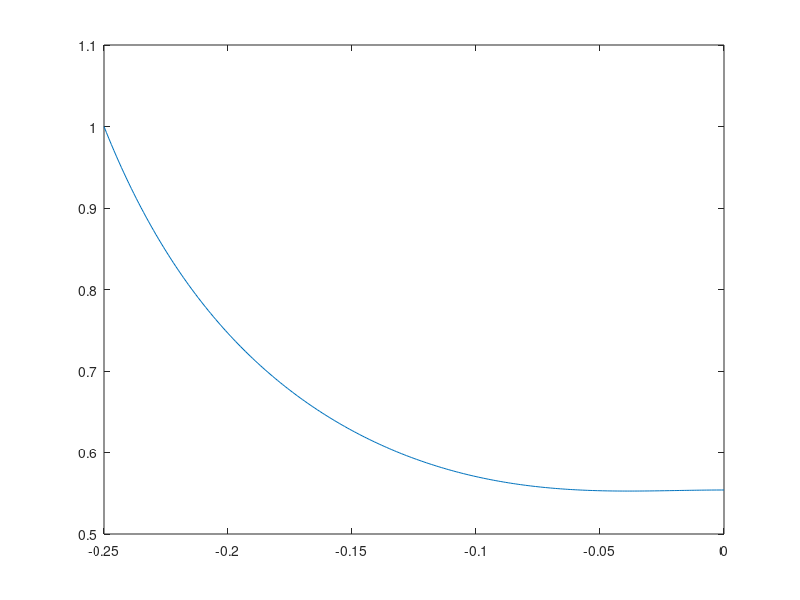
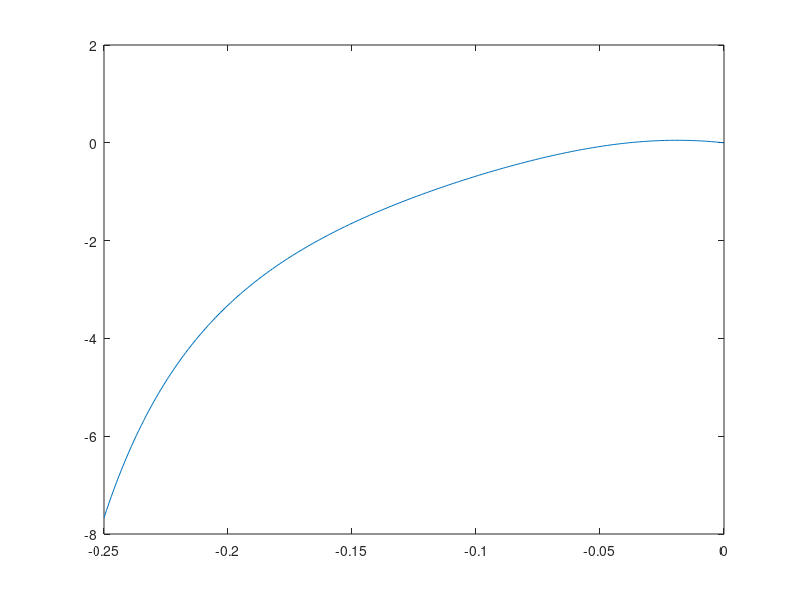
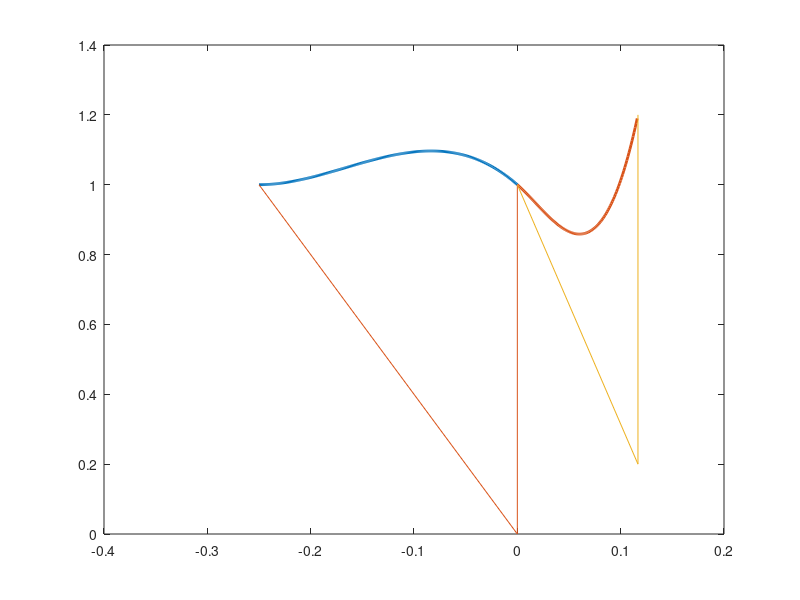

MATLAB code for these plots, in order: (Note: this script raises an error after producing the figures.)
clc;clear;close all;
g=9.81;

fstConst= [1 0 0 0];
fstObj =  1.0;
maxHeight=1.1;
maxLengthSquared=1.21;
stepUp=0.2;

%% First step
x=-0.25; %-0.319275
z=1;
dx=1.0;
dz=0.0;

X0=[x:0.001:0];
zf = 1.0;
dxf= 0;

A = [fstConst;
    1 x x^2 x^3 ; % x^4
    0 1 2*x 3*x^2 ; % 4*x^3
    (3/2)*g*x^2 g*x^3 (3/4)*g*x^4 (3/5)*g*x^5 ]; % (3/6)*g*x^6

Ainv= inv(A);
iter = 0;
for i=1:100000
k = (1/2)*(dx*z - dz*x)^2 + g*(x^2)*z-0.5*(zf^2)*(dxf^2);


c = Ainv*[fstObj z dz/dx k]';

c0 = c(1);
c1 = c(2);
c2 = c(3);
c3 = c(4);
c4=0;

% xmax1 = (-2*c2+sqrt(4*c2^2-12*c3*c1))/(6*c3);
% xmax2 = (-2*c2-sqrt(4*c2^2-12*c3*c1))/(6*c3);
% xmax=max(xmax1,xmax2); % the peak within the interval is always the highest x
% zmax = c0 + c1*xmax+c2*xmax^2+c3*xmax^3;
% if (zmax<maxHeight) %&& (sqrt(x^2+z^2)*(g+(2*c2+6*c3*x).*dx^2)/(c0-c2*x^2-2*c3*x^3)<30) 
%     break
% end

xl2max1 = (-4*c2^2+sqrt(16*c2^4-24*(c3^2)*(2+2*c1^2)))/(12*c3^2);
xl2max2 = (-4*c2^2-sqrt(16*c2^4-24*(c3^2)*(2+2*c1^2)))/(12*c3^2);
xlmax1=-abs(sqrt(max(xl2max1,xl2max2)));

l2max = xlmax1^2 + (c0 + c1*xlmax1+c2*xlmax1^2+c3*xlmax1^3)^2;
if (l2max<maxLengthSquared)
    break
end

dxf=dxf+0.001;% + (l2max-maxLengthSquared)*0.01;
iter = iter+1;
end

%% Second step
x1=-sqrt(c0/g)*dxf*0.66; %-0.319275
z1= c0-stepUp;
dx1=dxf;
dz1=c1*dxf;

X1=[x1:0.001:0];
zf1 = 1.0;
dxf1= 0;

A1 = [1 0 0 0;
    1 x1 x1^2 x1^3 ; % x^4
    0 1 2*x1 3*x1^2 ; % 4*x^3
    (3/2)*g*x1^2 g*x1^3 (3/4)*g*x1^4 (3/5)*g*x1^5 ]; % (3/6)*g*x^6

Ainv1= inv(A1);
iter1 = 0;
for i=1:100000
k1 = (1/2)*(dx1*z1 - dz1*x1)^2 + g*(x1^2)*z1-0.5*(zf1^2)*(dxf1^2);

c_1 = Ainv1*[zf1 z1 dz1/dx1 k1]';

c01 = c_1(1);
c11 = c_1(2);
c21 = c_1(3);
c31 = c_1(4);
c41=0;

% xmax11 = (-2*c21+sqrt(4*c21^2-12*c31*c11))/(6*c31);
% xmax21 = (-2*c21-sqrt(4*c21^2-12*c31*c11))/(6*c31);
% xmax_1=max(xmax11,xmax21); % the peak within the interval is always the highest x
% zmax1 = c01 + c11*xmax_1+c21*xmax_1^2+c31*xmax_1^3;
% if (zmax1<maxHeight) %&& (sqrt(x^2+z^2)*(g+(2*c2+6*c3*x).*dx^2)/(c0-c2*x^2-2*c3*x^3)<30) 
%     break
% end

xl2max11 = (-4*c21^2+sqrt(16*c21^4-24*(c31^2)*(2+2*c11^2)))/(12*c31^2);
xl2max21 = (-4*c21^2-sqrt(16*c21^4-24*(c31^2)*(2+2*c11^2)))/(12*c31^2);
xlmax11=-abs(sqrt(max(xl2max11,xl2max21)));

l2max1 = xlmax11^2 + (c01 + c11*xlmax11+c21*xlmax11^2+c31*xlmax11^3)^2;
if (l2max1<maxLengthSquared)
    break
end

dxf1=dxf1+0.001;% + (l2max-maxLengthSquared)*0.01;
iter1 = iter1+1;
end

%% plotting
Fx0=c0+c1.*X0+c2.*X0.^2+c3*X0.^3;
Fx1=c01+c11.*X1+c21.*X1.^2+c31*X1.^3;

dX0=(((c0^2)*(dxf^2) + (c0*X0.^2 - 0.5*c2*X0.^4 - (4/5)*c3*X0.^5)*g).^(0.5))./(c0 - c2*X0.^2 - 2*c3*X0.^3);
dX0dx1 = (c0^2)*(dxf^2)*(2*c2 + 6*c3.*X0);
dX0dx2 = g*(c0^2 + 2*c0*c3*X0.^3 + (c3*X0.^5).*(-0.6*c2-0.8*c3.*X0));
dX0dx3 = (c0 + (X0.^2).*(-c2 -2*c3*X0)).^2;
dX0dx4 = ((c0^2)*(dxf^2) + (c0*X0.^2 - 0.5*c2*X0.^4 - (4/5)*c3*X0.^5)*g).^(0.5);
dX0dx = X0.*(dX0dx1 + dX0dx2)./(dX0dx3.*dX0dx4);



figure;
plot(X0,dX0);
figure;
plot(X0,dX0dx);

figure;
plot(X0,Fx0,'linewidth',2);
hold on;
line([0,x],[0,z])
line([0,0],[0,c0])
plot(X1-x1,Fx1+stepUp,'linewidth',2);
line([-x1,0],[stepUp,stepUp+z1]);
line([-x1,-x1],[stepUp,stepUp+zf1]);
circle(0,0,sqrt(maxLengthSquared));
circle(-x1,0+stepUp,sqrt(maxLengthSquared));
% Xline=[-1:0.01:1];
% Zmax= 0*Xline+maxHeight;
% hold on;
% plot(Xline,Zmax);
axis([-0.4 0.4 0.0 1.5])
xlabel('x','FontSize', 35)
ylabel('z','FontSize', 35)
grid off;
legend(num2str(dxf),num2str(dxf1));
axis equal
axis([-0.4 0.4 0.0 1.5])
iter
opts.Format = 'eps';
opts.Color = 'CMYK';
opts.Resolution = 10000000;
set(gca,'LineWidth',1)
set(gca,'GridAlpha',0.4)
exportfig(gcf,'twanInequalityLength2step066.eps', opts)

u = (g+(2*c2+6*c3*x).*dx^2)/(c0-c2*x^2-2*c3*x^3);
% figure;
% plot(X,u);
% axis([-0.3 0 0 100]);
fgr = 10*sqrt(z^2+x^2)*u
time_est= ((c0 + c1*x +c2*x^2+c3*x^3)/(c1 + 2*c2*x + 3*c3*x^2))%+c0/c1


X=-1:0.0001:1;
Y=c0+c1.*X+c2.*X.^2+c3*X.^3;
figure;
plot(X,Y);
% circle(0,0,sqrt(maxLengthSquared));
Xline=[-1:0.01:1];
Zmax= 0*Xline+maxHeight;
hold on;
plot(Xline,Zmax);
axis equal
axis([-0.5 0.5 0.5 1.5])
xlabel('x','FontSize', 35)
ylabel('z','FontSize', 35)
opts.Format = 'eps';
opts.Color = 'CMYK';
opts.Resolution = 10000000;
set(gca,'LineWidth',1)
set(gca,'GridAlpha',0.4)
%exportfig(gcf,'cubicPolAndLine.eps', opts)


fx=c0+c1*x+c2*x^2+c3*x^3;
dfx=c1+2*c2*x+3*c3*x^2;
ddfx=2*c2 +6*c3*x;

b = inv([1 0 0; 0 1 0; 0 0 2;])*[1 0 ddfx*dx^2]';


% tspan = [0:0.01:150];
% [t,y] =ode45(@qfunOptimizationHandwritten, tspan, [x;dx;z;dz]);
